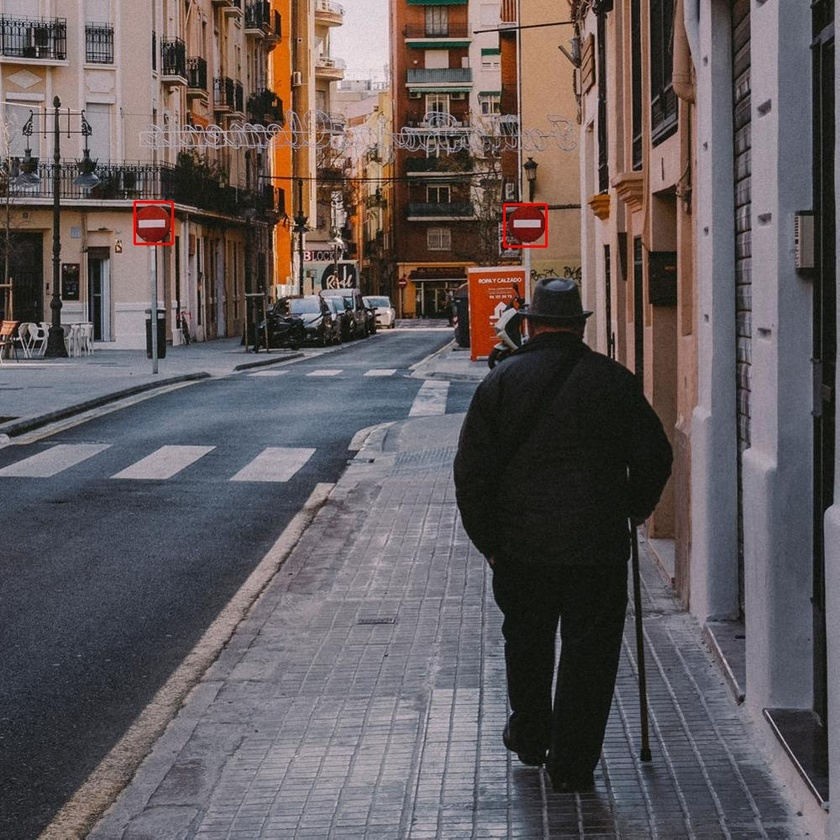
//> input picture allDetected/detected0.jpg, 840 x 840 px, shrunk from 1000 x 1000 before the run; its folder holds only this picture in this run
$ ./noEntryDetector allDetected/detected0.jpg   (built with g++ and OpenCV 4)
//> lines starting //> are read from the running program, lines starting //| are printed output that depends on the picture; after the words box and inside, x2 and y2 are one past the last pixel; in counts of white or black regions, pixels touching at a corner belong together
#include <stdio.h>
#include "opencv2/objdetect/objdetect.hpp"
#include "opencv2/opencv.hpp"
#include "opencv2/core/core.hpp"
#include "opencv2/highgui/highgui.hpp"
#include "opencv2/imgproc/imgproc.hpp"
#include <iostream>
#include <string.h>
#include <fstream>
#include <stdio.h>

using namespace std;
using namespace cv;

/** Function Headers */
vector<Rect> getGroundTruthFaces(int imageIndex);

void showRectangles(vector<Rect> rectangles, Mat frame, Scalar color);

int getImageIndex(string imageName);

vector<Rect> detectSigns(Mat frame);

double getF1Score(vector<Rect> truth, vector<Rect> detected);

void calculateSobel(Mat grayImage, Mat &sobelX, Mat &sobelY, Mat &magnitudeImage, Mat &directionImage);

void threshold(Mat &grayImage, double threshold, double maxValue);

vector<Vec3f> getHoughCircles(Mat magnitudeImage, Mat directionImage, Mat image, int maximumCircleRadius = 110);

void filterNoEntrySigns(vector<Rect> &noEntrySigns, vector<Vec3f> houghCircles);


/** Global variables */
String cascade_name = "NoEntrycascade/cascade.xml";
CascadeClassifier cascade;


/** @function main */
int main( int argc, const char** argv ){
    // 1. Read Input Image

    //char* fileToInput = new char[100];

    //sprintf(fileToInput, "No_entry/NoEntry%d.bmp", j);


    Mat frame = imread(argv[1], CV_LOAD_IMAGE_COLOR);
//> frame is the input picture: 840 rows x 840 cols, CV_8UC3; mean B, G, R 91.4, 90.1, 98
    //Mat frame = imread(fileToInput, CV_LOAD_IMAGE_COLOR);
    //int imageIndex = j;
    int imageIndex = getImageIndex(argv[1]);
//> imageIndex = 0

    // 2. Load the Strong Classifier in a structure called `Cascade'
    if (!cascade.load(cascade_name)) {
        printf("--(!)Error loading\n");
        return -1;
    }

    // 3. Detect Faces and Display Result
    vector<Rect> signs = detectSigns(frame);
    showRectangles(signs, frame, Scalar(0, 255, 0));
    //std::cout << "Number of Viola NoEntry signs: " << signs.size() << '\n';
    //for(int i = 0; i < signs.size(); i++) std::cout << signs[i] << ' ';
    //std::cout << '\n';

    vector<Rect> groundTruthFaces = getGroundTruthFaces(imageIndex);
    //std::cout << "Number of Truth NoEntry signs: " << groundTruthFaces.size() << '\n';
    //for(int i = 0; i < groundTruthFaces.size(); i++) std::cout << groundTruthFaces[i] << ' ';
    //std::cout << '\n';
    showRectangles(groundTruthFaces, frame, Scalar(0,0,255));

    std::cout << "\nF1 score for image "<< imageIndex << " is " << getF1Score(groundTruthFaces, signs) << '\n';

    // 4. Save Result Image
    char* fileToOutput = new char[100];

    sprintf(fileToOutput, "allDetected/detected%d.jpg", imageIndex);
    imwrite(fileToOutput, frame);

    //delete[] (fileToInput);
    delete[] (fileToOutput);


	return 0;
}

int getImageIndex(string imageName){
    string number = "";

    for(int i = 0; i < imageName.size(); i++){
        if(isdigit(imageName[i]))
            number.push_back(imageName[i]);
    }

    return atoi(number.c_str());
}

vector<Rect> getRectangleFaces(std::istream& is){
    vector<Rect> groundTruthRects;

    string line;

    while(getline(is, line)){
        if(line[0] == '-') return groundTruthRects;
        char* numbers = strtok(strdup(line.c_str()), ";");
        int posX = atoi(numbers);
        numbers = strtok(NULL, ";");
        int posY = atoi(numbers);
        numbers = strtok(NULL, ";");
        int width = atoi(numbers);
        numbers = strtok(NULL, ";");
        int height = atoi(numbers);
        groundTruthRects.push_back(Rect(posX,posY,width,height));
    }

    return groundTruthRects;
}

vector<Rect> getGroundTruthFaces(int imageIndex){

    ifstream readFromFile("GroundTruthNoEntry.csv");

    string read;

    vector<Rect> groundTruthRects;

    while(getline (readFromFile, read)){
        if( isdigit(read[0]) && atoi(read.c_str()) == imageIndex ) {
            groundTruthRects = getRectangleFaces(readFromFile);
            break;
        }
    }


    return groundTruthRects;

}

/** @function detectAndDisplay */
vector<Rect> detectSigns( Mat image )
{
	std::vector<Rect> noEntrySigns;
	Mat grayImage;

	cvtColor( image, grayImage, CV_BGR2GRAY );
	equalizeHist( grayImage, grayImage );
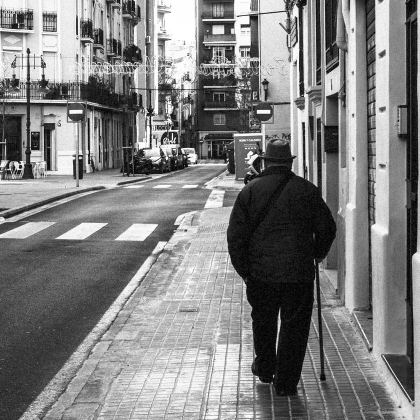
//> grayImage: 840 rows x 840 cols, CV_8UC1 (shown at 1/2 size); min 0, max 255, mean 128.3

	cascade.detectMultiScale( grayImage, noEntrySigns, 1.03, 1, 0|CV_HAAR_SCALE_IMAGE, Size(10, 10), Size(300,300) );
//> noEntrySigns = 86 Rects (x, y, width, height), first 8: [438, 20, 37, 37], [454, 160, 25, 25], [626, 181, 22, 22], [336, 247, 27, 27], [319, 249, 25, 25], [500, 252, 31, 31], [507, 269, 22, 22], [245, 280, 27, 27]


    GaussianBlur(grayImage, grayImage, Size(3,3), 0, 0, BORDER_DEFAULT);

    Mat sobelX, sobelY, magnitudeImage, directionImage;

    sobelX.create(grayImage.rows, grayImage.cols, CV_64F);
    sobelY.create(grayImage.rows, grayImage.cols, CV_64F);
    calculateSobel(grayImage, sobelX, sobelY, magnitudeImage, directionImage);

    threshold(magnitudeImage, 128, 255);
    imwrite("magnitude15.jpg", magnitudeImage);


    vector<Vec3f> houghCircles = getHoughCircles(magnitudeImage, directionImage, image);

    filterNoEntrySigns(noEntrySigns, houghCircles);

	std::cout << "Number of signs found: " << noEntrySigns.size();

    return noEntrySigns;

}

// [10 lines left out: function intersectionOverUnion, not called in this run]

double getTruePositive(vector<Rect> truth, vector<Rect> detected){
    double truePositive = 0;

    for(int i = 0; i < truth.size(); i++){
        for(int j = 0; j < detected.size(); j++){
            if(intersectionOverUnion(truth[i], detected[j])){
                truePositive++;
                j = detected.size();
            }
        }

    }

    return truePositive;
}


double getF1Score(vector<Rect> truth, vector<Rect> detected){
    double truePositive = getTruePositive(truth, detected);
    double falsePositive = detected.size() - truePositive;
    double falseNegative = truth.size() - truePositive;

    //std::cout << "True positive rate: " << truePositive/truth.size() << '\n';

    return truePositive / (truePositive + (falsePositive + falseNegative)/2.0);
}

void showRectangles(vector<Rect> rectangles, Mat frame, Scalar color){

    for( int i = 0; i < rectangles.size(); i++ )
    {
        rectangle(frame, Point(rectangles[i].x, rectangles[i].y), Point(rectangles[i].x + rectangles[i].width, rectangles[i].y + rectangles[i].height), color, 2);
    }
}

// [17 lines left out: function createEmptyKernel, not called in this run]

void threshold(Mat &grayImage, double threshold, double maxValue){
    for(int x = 0; x < grayImage.cols; x++)
        for(int y = 0; y < grayImage.rows; y++)
            if(grayImage.at<double>(y,x) >= threshold) grayImage.at<double>(y,x) = maxValue;
            else grayImage.at<double>(y,x) = 0;
}

void computeGradientMagnitude(Mat grayImage, Mat sobelX, Mat sobelY, Mat &magnitudeImage){
    for (int y = 0; y < grayImage.rows; y++) {
        for (int x = 0; x < grayImage.cols; x++) {
            magnitudeImage.at<double>(y,x) = sqrt(sobelX.at<double>(y,x) * sobelX.at<double>(y,x) + sobelY.at<double>(y,x) * sobelY.at<double>(y,x));
        }
    }
}

void computeGradientDirection(Mat grayImage, Mat sobelX, Mat sobelY, Mat &directionImage){
    for (int y = 0; y < grayImage.rows; y++) {
        for (int x = 0; x < grayImage.cols; x++) {
            directionImage.at<double>(y,x) = atan2(sobelY.at<double>(y, x), sobelX.at<double>(y, x));
        }
    }
}

void computeSobelX(Mat grayImage, Mat &sobelX) {

    Mat kernelX = (Mat_<double>(3, 3) << -1, 0, 1, -2, 0, 2, -1, 0, 1);

    Mat kernelY = (Mat_<double>(3, 3) << -1, -2, -1, 0, 0, 0, 1, 2, 1);

    int kernelRadiusX = ( kernelX.size[0] - 1 ) / 2;
    int kernelRadiusY = ( kernelY.size[1] - 1 ) / 2;

    cv::Mat paddedInput;
    cv::copyMakeBorder( grayImage, paddedInput, kernelRadiusX, kernelRadiusX, kernelRadiusY, kernelRadiusY,cv::BORDER_REPLICATE );

    for (int i = 0; i < grayImage.rows; i++) {
        for (int j = 0; j < grayImage.cols; j++) {
            double sumX = 0;
            for (int m = -kernelRadiusX; m <= kernelRadiusX; m++) {
                for (int n = -kernelRadiusY; n <= kernelRadiusY; n++) {

                    int posImageX = i + m + kernelRadiusX;
                    int posImageY = j + n + kernelRadiusY;
                    int posKernelX = m + kernelRadiusX;
                    int posKernelY = n + kernelRadiusY;

                    double kernelDxVal = kernelX.at<double>(posKernelX, posKernelY);

                    sumX += paddedInput.at<uchar>(posImageX, posImageY) * kernelDxVal;

                }
            }

            sobelX.at<double>(i, j) = sumX;
        }
    }
}

void computeSobelY(Mat grayImage, Mat &sobelY) {

    Mat kernelX = (Mat_<double>(3, 3) << -1, 0, 1, -2, 0, 2, -1, 0, 1);

    Mat kernelY = (Mat_<double>(3, 3) << -1, -2, -1, 0, 0, 0, 1, 2, 1);

    int kernelRadiusX = ( kernelX.size[0] - 1 ) / 2;
    int kernelRadiusY = ( kernelY.size[1] - 1 ) / 2;

    cv::Mat paddedInput;
    cv::copyMakeBorder( grayImage, paddedInput, kernelRadiusX, kernelRadiusX, kernelRadiusY, kernelRadiusY,cv::BORDER_REPLICATE );

    for (int i = 0; i < grayImage.rows; i++) {
        for (int j = 0; j < grayImage.cols; j++) {
            double sumY = 0;
            for (int m = -kernelRadiusX; m <= kernelRadiusX; m++) {
                for (int n = -kernelRadiusY; n <= kernelRadiusY; n++) {

                    int posImageX = i + m + kernelRadiusX;
                    int posImageY = j + n + kernelRadiusY;
                    int posKernelX = m + kernelRadiusX;
                    int posKernelY = n + kernelRadiusY;

                    double kernelDyVal = kernelY.at<double>(posKernelX, posKernelY);

                    sumY += paddedInput.at<uchar>(posImageX, posImageY) * kernelDyVal;

                }
            }

            sobelY.at<double>(i, j) = sumY;
        }
    }
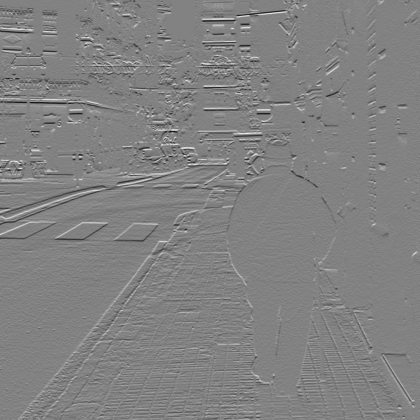
//> sobelY: 840 rows x 840 cols, CV_64FC1 (shown at 1/2 size); min -695, max 668, mean -0.2; drawn with min black and max white
}

void calculateSobel(Mat grayImage, Mat &sobelX, Mat &sobelY, Mat &magnitudeImage, Mat &directionImage){
    magnitudeImage.create(grayImage.rows, grayImage.cols, CV_64F);
    directionImage.create(grayImage.rows, grayImage.cols, CV_64F);
    computeSobelX(grayImage, sobelX);
    computeSobelY(grayImage, sobelY);
    computeGradientMagnitude(grayImage, sobelX, sobelY, magnitudeImage);
    computeGradientDirection(grayImage, sobelX, sobelY, directionImage);
//> after the loop in computeGradientDirection, `for (int y = 0; y < grayImage.rows; y++)`:
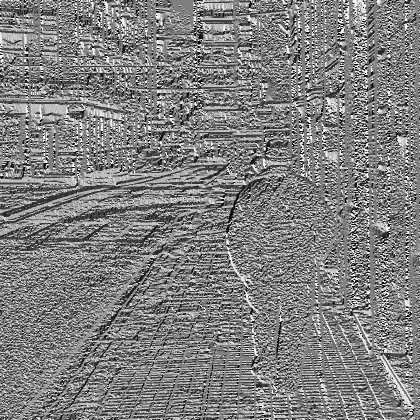
//> directionImage: 840 rows x 840 cols, CV_64FC1 (shown at 1/2 size); min -3.14, max 3.14, mean 0.0138; drawn with min black and max white
//> after the loop in threshold, `for(int x = 0; x < grayImage.cols; x++)`:
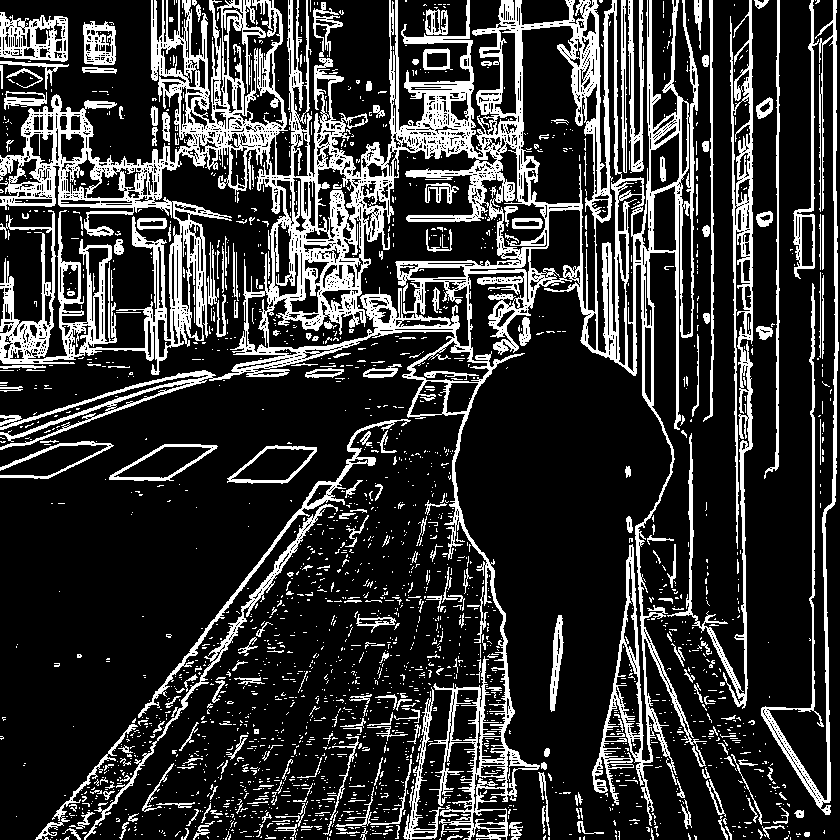
//> grayImage: 840 rows x 840 cols, CV_64FC1; 21.2% white; 2336 white regions (2054 under 20 px), largest, box (x1, y1, x2, y2) and area: (0, 0, 707, 840) 92498, (667, 0, 753, 709) 7098, (761, 0, 839, 815) 5751
}

void computeHough3D(Mat image,Mat magnitudeImage, Mat directionImage, Mat &houghSpace, int maximumCircleRadius){
//> called with maximumCircleRadius = 110

    for(int y = 0; y < image.rows; y++) {
        for (int x = 0; x < image.cols; x++) {
            if (magnitudeImage.at<double>(y, x) > 0) {
                for (int r = 0; r < maximumCircleRadius; r++)
                    for (int i = -1; i <= 1; i += 2) {
                        for (int j = -1; j <= 1; j += 2) {
                            int xActual = x + i * r * cos(directionImage.at<double>(y, x));
                            int yActual = y + j * r * sin(directionImage.at<double>(y, x));
                            if (xActual >= 0 && xActual < image.cols && yActual >= 0 && yActual < image.rows) {
                                houghSpace.at<double>(yActual, xActual, r)++;
                            }
                        }
                    }
            }
        }
    }

}

void computeSummedRadius(Mat image, Mat houghSpace, Mat &summedRadius, int maximumCircleRadius){
//> called with maximumCircleRadius = 110

    for (int r = 0; r < maximumCircleRadius; r++) {
        for (int y = 0; y < image.rows; y++) {
            for (int x = 0; x < image.cols; x++) {

                if (r > 10 && houghSpace.at<double>(y, x, r) >= 15 ){
                    houghSpace.at<double>(y, x, r) = 255.0;
                }
                else{
                    houghSpace.at<double>(y, x, r) = 0;
                }

                summedRadius.at<double>(y, x) += houghSpace.at<double>(y, x, r);
            }
        }
    }
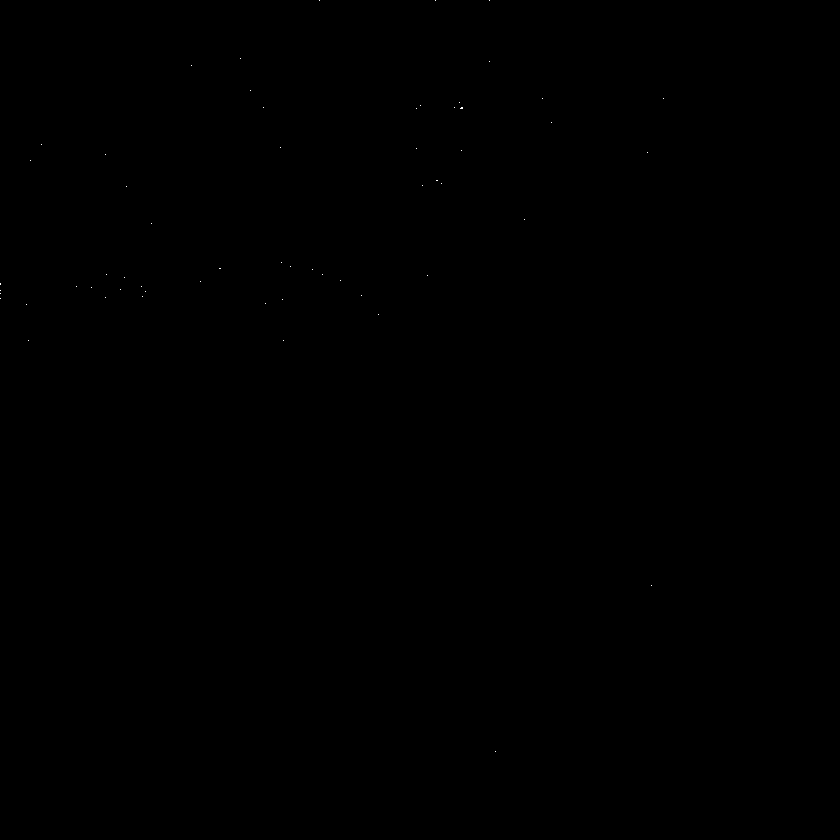
//> summedRadius: 840 rows x 840 cols, CV_64FC1; 0.01% white in thin lines or dots, all inside (x1, y1, x2, y2) = (0, 0, 664, 752)


}

void getBestRadius(Mat image, Mat summedRadius, Mat &radBest, Mat houghSpace, int maximumCircleRadius){
//> called with maximumCircleRadius = 110

    for (int r = 0; r < maximumCircleRadius; r++) {
        for (int y = 0; y < image.rows; y++) {
            for (int x = 0; x < image.cols; x++) {
                if (r > 10 && houghSpace.at<double>(y, x, r) >= 15 ){
                    radBest.at<double>(y,x) = max( (int) radBest.at<double>(y,x), r);
                }
            }
        }
    }

}

bool distanced(vector<Vec3f> possibleSolutions, int x, int y){

    for(int i = 0; i < possibleSolutions.size(); i++){
        if(abs(x - possibleSolutions[i][0]) < 20 && abs(y - possibleSolutions[i][1]) < 20) {
            return false;
        }
    }

    return true;
}

vector<Vec3f> getPossibleSolutions(Mat image, Mat summedRadius, Mat houghSpace, int maximumCircleRadius){

    vector<Vec3f> possibleSolutions;
    Mat bestRadius(2, summedRadius.size, CV_64F, Scalar::all(0));
    getBestRadius(image, summedRadius, bestRadius, houghSpace, maximumCircleRadius);


    for (int y = 1; y < summedRadius.rows - 1; y++) {
        for (int x = 1; x < summedRadius.cols - 1; x++) {


            int cluster = summedRadius.at<double>(y , x);;

            for(int i = -1; i <= 1; i += 2){
                cluster += summedRadius.at<double>(y + i, x);
                cluster += summedRadius.at<double>(y, x + i);
            }
            if (bestRadius.at<double>(y,x) > 10 && cluster >= 3 * 255.0 && distanced(possibleSolutions, x, y)){
                possibleSolutions.push_back(Vec3f(x, y, bestRadius.at<double>(y,x)));
            }

        }
    }
//> after the loop, possibleSolutions = 1 item: [461, 107, 20]

    return possibleSolutions;
}

void deleteNeighbouringCircles(Mat &summedRadius, int y, int x, int deleteRadius) {

    for(int yNew = y - deleteRadius; yNew <= y + deleteRadius; yNew++){
        for(int xNew = x - deleteRadius; xNew <= x + deleteRadius; xNew++){
            if(yNew >= 0 && yNew < summedRadius.rows)
                if(xNew >= 0 && xNew < summedRadius.cols)
                    summedRadius.at<double>(yNew, xNew) = 0;
        }
    }

}


vector<Vec3f> selectMostLikelySolutions(vector<Vec3f> possibleSolutions, Mat houghSpace, Mat summedRadius, int maximumCircleRadius){
//> called with maximumCircleRadius = 110
    vector<Vec3f> solution;

    for (int i = 0; i < possibleSolutions.size(); i++) {
        int max = -1;
        int bestRadius = -1;
        int bestX = -1;
        int bestY = -1;

        for (int radius = 0; radius < maximumCircleRadius; radius++) {

            if (houghSpace.at<double>(possibleSolutions[i][1], possibleSolutions[i][0], radius) > max && summedRadius.at<double>(possibleSolutions[i][1], possibleSolutions[i][0]) >= 255) {
                max = houghSpace.at<double>(possibleSolutions[i][1], possibleSolutions[i][0], radius);
                bestRadius = radius;
                bestX = possibleSolutions[i][0];
                bestY = possibleSolutions[i][1];
            }
        }

        if(bestX >= 0 && bestY >= 0)
            deleteNeighbouringCircles(summedRadius, bestY, bestX, 15);

        if (bestRadius >= 0) solution.push_back(Vec3f(bestX, bestY, bestRadius));
    }
//> this loop made 1 pass
//> (max, bestRadius, bestX, bestY) on pass 1: (255, 20, 461, 107)

    return solution;
}

vector<Vec3f> getHoughCircles(Mat magnitudeImage, Mat directionImage, Mat image, int maximumCircleRadius){


    int houghSpaceSize[] = { image.rows, image.cols, maximumCircleRadius };
    Mat houghSpace(3, houghSpaceSize, CV_64F, Scalar::all(0));
    computeHough3D(image, magnitudeImage, directionImage, houghSpace, maximumCircleRadius);


    Mat summedRadius(2, magnitudeImage.size, CV_64F, Scalar::all(0));
    computeSummedRadius(image, houghSpace, summedRadius, maximumCircleRadius);
    imwrite("2DHough15.jpg", summedRadius);


    vector<Vec3f> possibleSolutions = getPossibleSolutions(image, summedRadius, houghSpace, maximumCircleRadius);

    return selectMostLikelySolutions(possibleSolutions, houghSpace, summedRadius, maximumCircleRadius);

}

bool isNoEntryCorrespondCircle(Rect noEntry, Vec3f circle){
    if((circle[0] > noEntry.x + noEntry.width * 0.3) && (circle[0] <  noEntry.x + noEntry.width * 0.7))
        if((circle[1] > noEntry.y + noEntry.height* 0.3) && (circle[1] <  noEntry.y + noEntry.height * 0.7))
            if(abs(circle[2] - min(noEntry.width, noEntry.height) / 2) < 30) return true;

            return false;
}

void filterNoEntrySigns(vector<Rect> &noEntrySigns, vector<Vec3f> houghCircles){

    vector<Rect> filteredNoEntrySigns;

    for( int i = 0; i < noEntrySigns.size(); i++ )
        for (int j = 0; j < houghCircles.size(); j++)
            if (isNoEntryCorrespondCircle(noEntrySigns[i], houghCircles[j]))
                filteredNoEntrySigns.push_back(Rect(noEntrySigns[i].x, noEntrySigns[i].y, noEntrySigns[i].width, noEntrySigns[i].height));
//> this loop made 86 passes


    noEntrySigns.clear();
    for(int i = 0; i < filteredNoEntrySigns.size(); i++) {
        noEntrySigns.push_back(filteredNoEntrySigns[i]);
    }
//> this loop made 0 passes
//| Number of signs found: 0
//> in main, `vector<Rect> groundTruthFaces = getGroundTruthFaces(imageIndex);`: groundTruthFaces = 2 Rects (x, y, width, height): [160, 240, 45, 50], [600, 243, 50, 50]
//> call 2 of showRectangles, with color = Scalar(0, 0, 255)
//> the loop in showRectangles (call 2), `for( int i = 0; i < rectangles.size(); i++ )` made 2 passes
//> after the loop in showRectangles (call 2), `for( int i = 0; i < rectangles.size(); i++ )`:
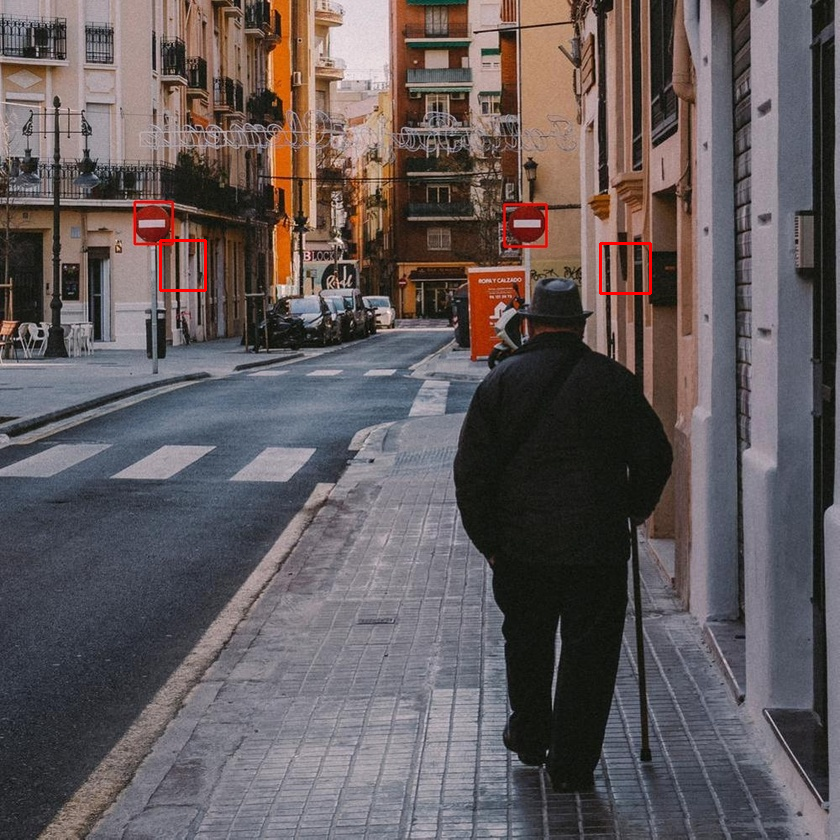
//> frame: 840 rows x 840 cols, CV_8UC3; 0.16% of pixels changed, all inside (x1, y1, x2, y2) = (159, 239, 652, 295)
//> the loop in getTruePositive, `for(int i = 0; i < truth.size(); i++)` made 2 passes
//> truePositive on passes 1 to 2: 0, 0
//> after the loop in getTruePositive, `for(int i = 0; i < truth.size(); i++)`: truePositive = 0
//> in getF1Score, `double falseNegative = truth.size() - truePositive;`: falseNegative = 2
//| F1 score for image 0 is 0
//> in main, `sprintf(fileToOutput, "allDetected/detected%d.jpg", imageIndex);`: fileToOutput = "allDetected/detected0.jpg"

}
